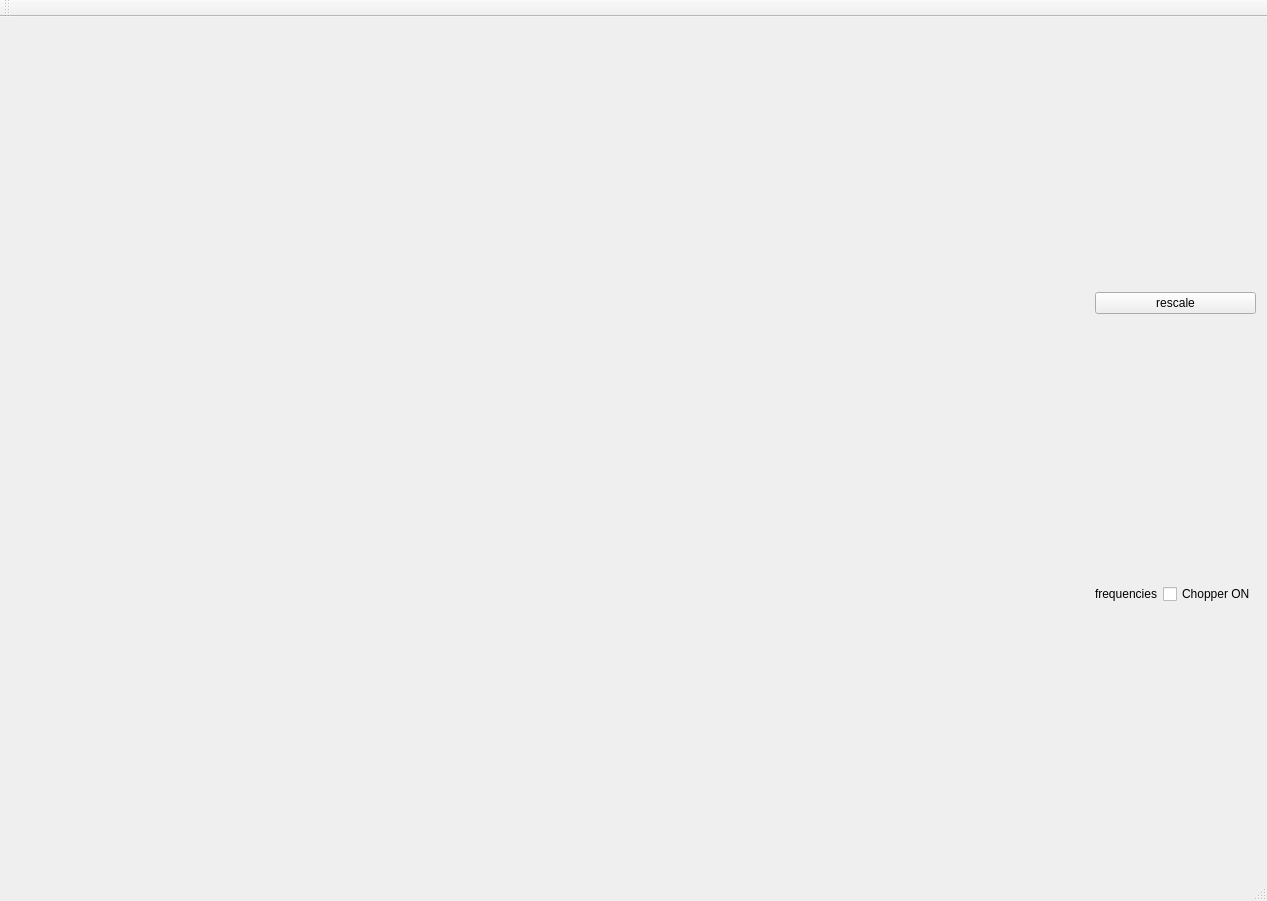
<?xml version="1.0" encoding="UTF-8"?>
<ui version="4.0">
 <class>cal_stat_display_lib</class>
 <widget class="QMainWindow" name="cal_stat_display_lib">
  <property name="geometry">
   <rect>
    <x>0</x>
    <y>0</y>
    <width>1267</width>
    <height>901</height>
   </rect>
  </property>
  <property name="sizePolicy">
   <sizepolicy hsizetype="Expanding" vsizetype="Expanding">
    <horstretch>0</horstretch>
    <verstretch>0</verstretch>
   </sizepolicy>
  </property>
  <property name="windowTitle">
   <string>cal_stat_display_lib</string>
  </property>
  <widget class="QWidget" name="centralWidget">
   <layout class="QHBoxLayout" name="horizontalLayout">
    <item>
     <layout class="QVBoxLayout" name="pll">
      <item>
       <spacer name="horizontalSpacer_2">
        <property name="orientation">
         <enum>Qt::Horizontal</enum>
        </property>
        <property name="sizeHint" stdset="0">
         <size>
          <width>800</width>
          <height>20</height>
         </size>
        </property>
       </spacer>
      </item>
     </layout>
    </item>
    <item>
     <layout class="QVBoxLayout" name="fl">
      <item>
       <layout class="QHBoxLayout" name="horizontalLayout_3">
        <item>
         <widget class="QPushButton" name="pushButton_rescale">
          <property name="text">
           <string>rescale</string>
          </property>
         </widget>
        </item>
       </layout>
      </item>
      <item>
       <layout class="QHBoxLayout" name="horizontalLayout_2">
        <property name="sizeConstraint">
         <enum>QLayout::SetFixedSize</enum>
        </property>
        <item>
         <widget class="QLabel" name="label">
          <property name="text">
           <string>frequencies</string>
          </property>
         </widget>
        </item>
        <item>
         <widget class="QCheckBox" name="chopper_chk">
          <property name="text">
           <string>Chopper ON</string>
          </property>
         </widget>
        </item>
       </layout>
      </item>
     </layout>
    </item>
   </layout>
  </widget>
  <widget class="QToolBar" name="mainToolBar">
   <attribute name="toolBarArea">
    <enum>TopToolBarArea</enum>
   </attribute>
   <attribute name="toolBarBreak">
    <bool>false</bool>
   </attribute>
  </widget>
  <widget class="QStatusBar" name="statusBar"/>
 </widget>
 <layoutdefault spacing="6" margin="11"/>
 <resources/>
 <connections/>
</ui>
